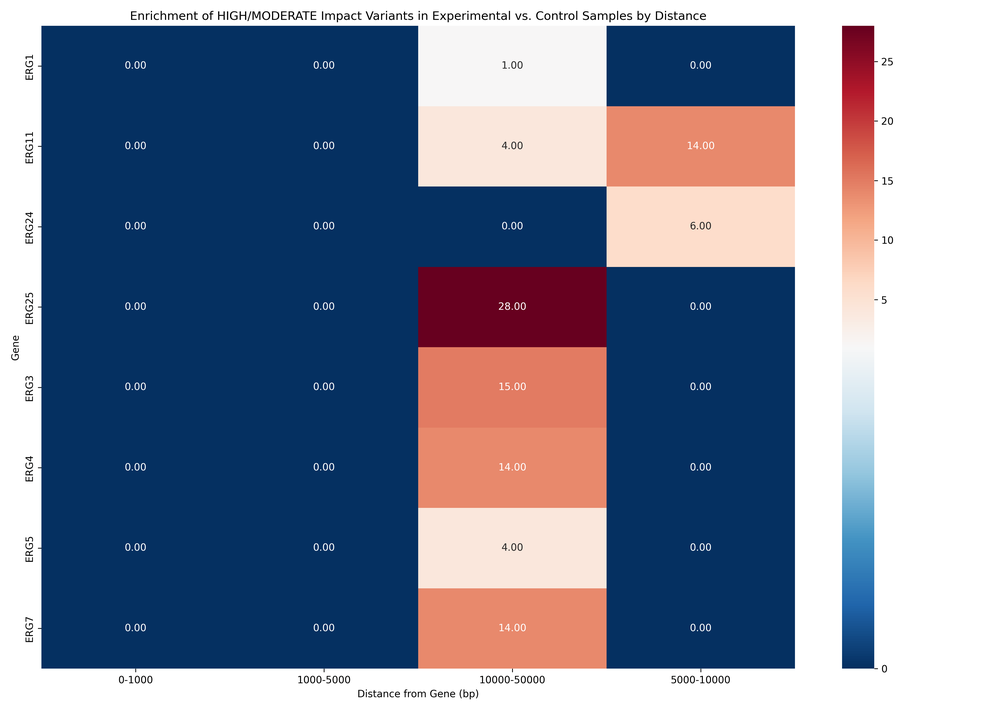
#> input picture results/functional_impact/variants_by_distance/distance_enrichment_heatmap.png, 994 x 710 px, shrunk from 4200 x 3000 before the run
$ python -i generate_functional_impact_report.py   (imports and definitions only)
#> lines starting #> are read from the running program, lines starting #| are printed output that depends on the picture
#!/usr/bin/env python3

import os
import base64
import pandas as pd
import matplotlib.pyplot as plt
import seaborn as sns
from matplotlib.colors import LinearSegmentedColormap
import numpy as np
from pathlib import Path
import re
import json
from datetime import datetime

# [124 lines left out: functions read_file, read_csv, image_to_base64, collect_data, not called in this run]

def extract_key_stats(data):
    """Extract key statistics and findings from the data."""
    stats = {
        "variant_counts": {},
        "pathway_genes": [],
        "satellite_genes": [],
        "key_findings": [],
        "conservation_zones": {},
    }

    # Extract variant counts by treatment from treatment_analysis
    if "analysis_summary" in data["reports"]:
        treatment_report = data["reports"]["analysis_summary"]
        # Extract variant counts
        variant_counts_match = re.search(r'1\. Variant Counts by Treatment(.*?)2\.', treatment_report, re.DOTALL)
        if variant_counts_match:
            variant_counts_text = variant_counts_match.group(1)
            for line in variant_counts_text.strip().split('\n'):
                if ':' in line:
                    treatment, count = line.split(':', 1)
                    count = int(count.strip().split()[0])
                    stats["variant_counts"][treatment.strip()] = count

    # Extract ergosterol pathway genes and satellite genes
    if "network_analysis_report" in data["reports"]:
        network_report = data["reports"]["network_analysis_report"]

        # Extract ergosterol pathway genes
        erg_match = re.search(r'Ergosterol pathway genes: (\d+)', network_report)
        if erg_match:
            # Get the list of ERG genes
            erg_genes = ["ERG1", "ERG2", "ERG3", "ERG4", "ERG5", "ERG6", "ERG7", "ERG9", "ERG11", "ERG24", "ERG25"]
            stats["pathway_genes"] = erg_genes

        # Extract satellite genes
        satellite_section = re.search(r'Genes with HIGH Impact Variants(.*?)Treatment-Specific Patterns', network_report, re.DOTALL)
        if satellite_section:
            satellite_text = satellite_section.group(1)
            satellite_pattern = r'- (W\d+) \((W\d+)\): \d+ HIGH impact variants, Near: (ERG\d+), Distance: (\d+) bp'
            satellite_matches = re.findall(satellite_pattern, satellite_text)
            for match in satellite_matches:
                stats["satellite_genes"].append({
                    "gene_id": match[0],
                    "near_gene": match[2],
                    "distance": int(match[3])
                })

    # Extract conservation zones from the key regions report
    if "key_regions_report" in data["reports"]:
        regions_report = data["reports"]["key_regions_report"]

        # Extract region information
        region_sections = re.findall(r'### \d+\.\d+\. ([^\n]+)[\s\S]*?- ERG Gene: ([^\n]+)[\s\S]*?- Scaffold: ([^\n]+)[\s\S]*?- Region Size: ([^\n]+)[\s\S]*?- Variants: (\d+) \(Expected: ([^\)]+)\)[\s\S]*?- Enrichment: ([^,]+), p-value: ([^\n]+)', regions_report)

        for section in region_sections:
            region_name = section[0]
            stats["conservation_zones"][region_name] = {
                "erg_gene": section[1].strip(),
                "scaffold": section[2].strip(),
                "region_size": section[3].strip(),
                "variants": int(section[4]),
                "expected": float(section[5]),
                "enrichment": float(section[6].strip('x')),
                "p_value": float(section[7])
            }

    # Extract key findings from the high impact variants report
    if "high_impact_variants_report" in data["reports"]:
        hi_report = data["reports"]["high_impact_variants_report"]
        key_findings_section = re.search(r'Key implications:(.*?)$', hi_report, re.DOTALL)
        if key_findings_section:
            findings_text = key_findings_section.group(1)
            findings = re.findall(r'\d+\.\s+(.*?)$', findings_text, re.MULTILINE)
            stats["key_findings"].extend(findings)

    # Extract biological interpretation from the variants by distance report
    if "variants_by_distance_report" in data["reports"]:
        vbd_report = data["reports"]["variants_by_distance_report"]
        bio_interp_section = re.search(r'## Biological Interpretation(.*?)$', vbd_report, re.DOTALL)
        if bio_interp_section:
            interp_text = bio_interp_section.group(1)
            findings = []

            # Extract subsections
            subsections = re.findall(r'### ([^\n]+)(.*?)(?=###|\Z)', interp_text, re.DOTALL)
            for title, content in subsections:
                # Extract bullet points
                bullets = re.findall(r'-(.*?)$', content, re.MULTILINE)
                clean_bullets = [bullet.strip() for bullet in bullets if bullet.strip()]
                if clean_bullets:
                    findings.append(f"{title.strip()}: {clean_bullets[0]}")

            stats["key_findings"].extend(findings)

    return stats

# [1462 lines left out: functions generate_html_report, main, not called in this run]

# [2 lines not run here, left out]

>>> import cv2
>>> picture = cv2.imread('../../results/functional_impact/variants_by_distance/distance_enrichment_heatmap.png', cv2.IMREAD_GRAYSCALE)
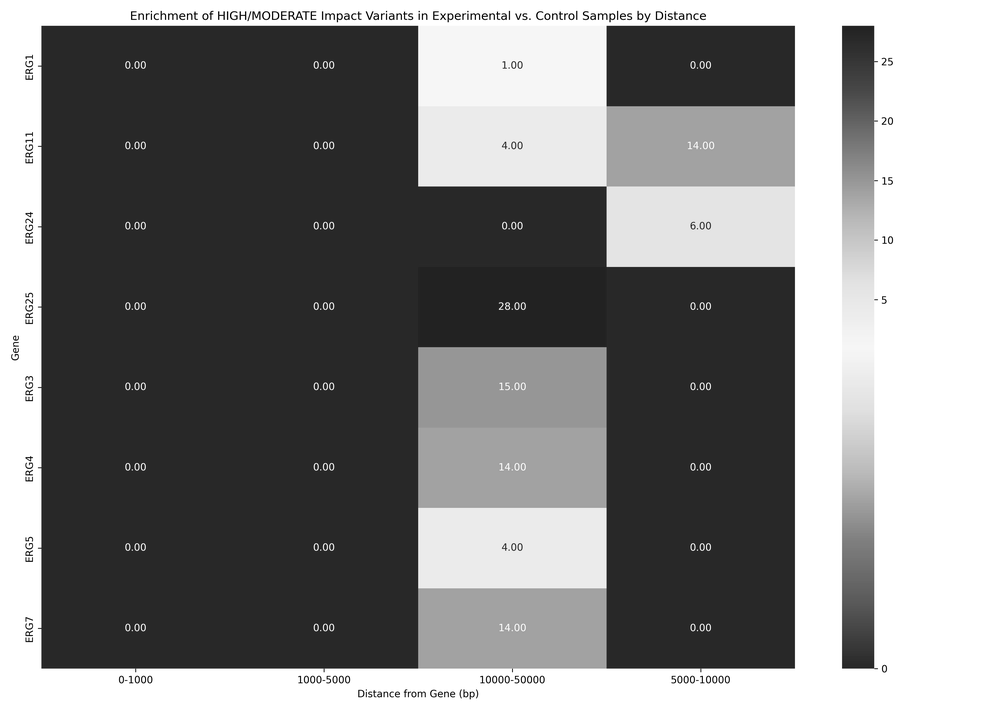
#> picture: shape (710, 994); min 0, max 255, mean 130.5
#> (the run stopped early here; a loop or call above may not have finished)
